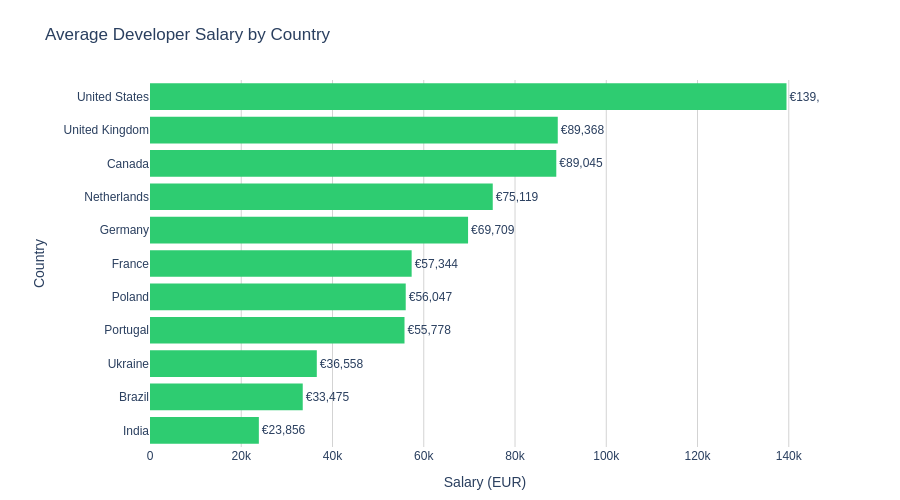

The notebook cell saved with this chart:
### Code cell
import plotly.graph_objects as go
import plotly.express as px

# Filtrar dados de salário válidos
salary_valid = df[(df['ConvertedCompYearly'] > 1000) & (df['ConvertedCompYearly'] < 500000)].copy()

# Remover "Sem dado"
salary_valid = salary_valid[salary_valid['Country'] != 'Sem dado'].copy()

# Simplificar nomes de países longos
salary_valid['Country'] = salary_valid['Country'].replace({
    'United Kingdom of Great Britain and Northern Ireland': 'United Kingdom',
    'United States of America': 'United States'
})

# Taxa de conversão USD -> EUR
USD_TO_EUR = 0.92
salary_valid['SalaryEUR'] = salary_valid['ConvertedCompYearly'] * USD_TO_EUR

# Obter top 10 países
top_10_countries = salary_valid['Country'].value_counts().head(10).index.tolist()

# Adicionar Portugal se não estiver nos top 10
if 'Portugal' not in top_10_countries:
    top_10_countries.append('Portugal')

print(f"Países selecionados ({len(top_10_countries)}): {top_10_countries}")

# Filtrar dados para estes países
salary_country = salary_valid[salary_valid['Country'].isin(top_10_countries)]

# Calcular salário médio e count por país
salary_stats = salary_country.groupby('Country').agg({
    'SalaryEUR': 'mean',
    'Country': 'count'
}).rename(columns={'Country': 'Count'})
salary_stats = salary_stats.sort_values('SalaryEUR', ascending=True)

print("\nSalário Médio por País (EUR) + Número de Programadores:")
print(salary_stats.sort_values('SalaryEUR', ascending=False))

# Criar bar chart horizontal com Plotly
hover_text = []
for country in salary_stats.index:
    salary = salary_stats.loc[country, 'SalaryEUR']
    count = int(salary_stats.loc[country, 'Count'])
    hover_text.append(f'{country}<br>€{salary:,.0f}<br>n={count} developers')

fig = go.Figure(data=[
    go.Bar(
        x=salary_stats['SalaryEUR'].values,
        y=salary_stats.index,
        orientation='h',
        marker=dict(
            color='#2ecc71',  # Verde similar à imagem
            line=dict(color='white', width=0)
        ),
        text=[f'€{v:,.0f}' for v in salary_stats['SalaryEUR'].values],
        textposition='outside',
        hovertext=hover_text,
        hoverinfo='text'
    )
])

# Atualizar layout
fig.update_layout(
    title='Average Developer Salary by Country',
    xaxis_title='Salary (EUR)',
    yaxis_title='Country',
    height=500,
    paper_bgcolor='white',
    plot_bgcolor='white',
    font=dict(size=12, family='Arial'),
    margin=dict(l=150, r=80, t=80, b=50),
    showlegend=False
)

# Adicionar grid
fig.update_xaxes(showgrid=True, gridwidth=1, gridcolor='lightgray')
fig.update_yaxes(showgrid=False)

fig.show()

# Salvar como HTML
fig.write_html('/Users/rodrigosousa/Documents/GitHub/DataSet_GroupProject/Public/assets/salary_by_country.html')
print("\n✓ Gráfico salvo em: Public/assets/salary_by_country.html")

### Figure 1 — Plotly figure (JSON) as saved in the notebook; plotly's stock layout.template omitted (floating-point values rounded to 4 significant figures)
{"data": [{"hoverinfo": "text", "hovertext": ["India<br>€23,856<br>n=1013 developers", "Brazil<br>€33,475<br>n=673 developers", "Ukraine<br>€36,558<br>n=1285 developers", "Portugal<br>€55,778<br>n=191 developers", "Poland<br>€56,047<br>n=579 developers", "France<br>€57,344<br>n=914 developers", "Germany<br>€69,709<br>n=2038 developers", "Netherlands<br>€75,119<br>n=559 developers", "Canada<br>€89,045<br>n=860 developers", "United Kingdom<br>€89,368<br>n=1376 developers", "United States<br>€139,500<br>n=4576 developers"], "marker": {"color": "#2ecc71", "line": {"color": "white", "width": 0}}, "orientation": "h", "text": ["€23,856", "€33,475", "€36,558", "€55,778", "€56,047", "€57,344", "€69,709", "€75,119", "€89,045", "€89,368", "€139,500"], "textposition": "outside", "type": "bar", "x": [23860.0, 33470.0, 36560.0, 55780.0, 56050.0, 57340.0, 69710.0, 75120.0, 89040.0, 89370.0, 139500.0], "y": ["India", "Brazil", "Ukraine", "Portugal", "Poland", "France", "Germany", "Netherlands", "Canada", "United Kingdom", "United States"]}], "layout": {"font": {"family": "Arial", "size": 12}, "height": 500, "margin": {"b": 50, "l": 150, "r": 80, "t": 80}, "paper_bgcolor": "white", "plot_bgcolor": "white", "showlegend": false, "title": {"text": "Average Developer Salary by Country"}, "xaxis": {"gridcolor": "lightgray", "gridwidth": 1, "showgrid": true, "title": {"text": "Salary (EUR)"}}, "yaxis": {"showgrid": false, "title": {"text": "Country"}}}}
